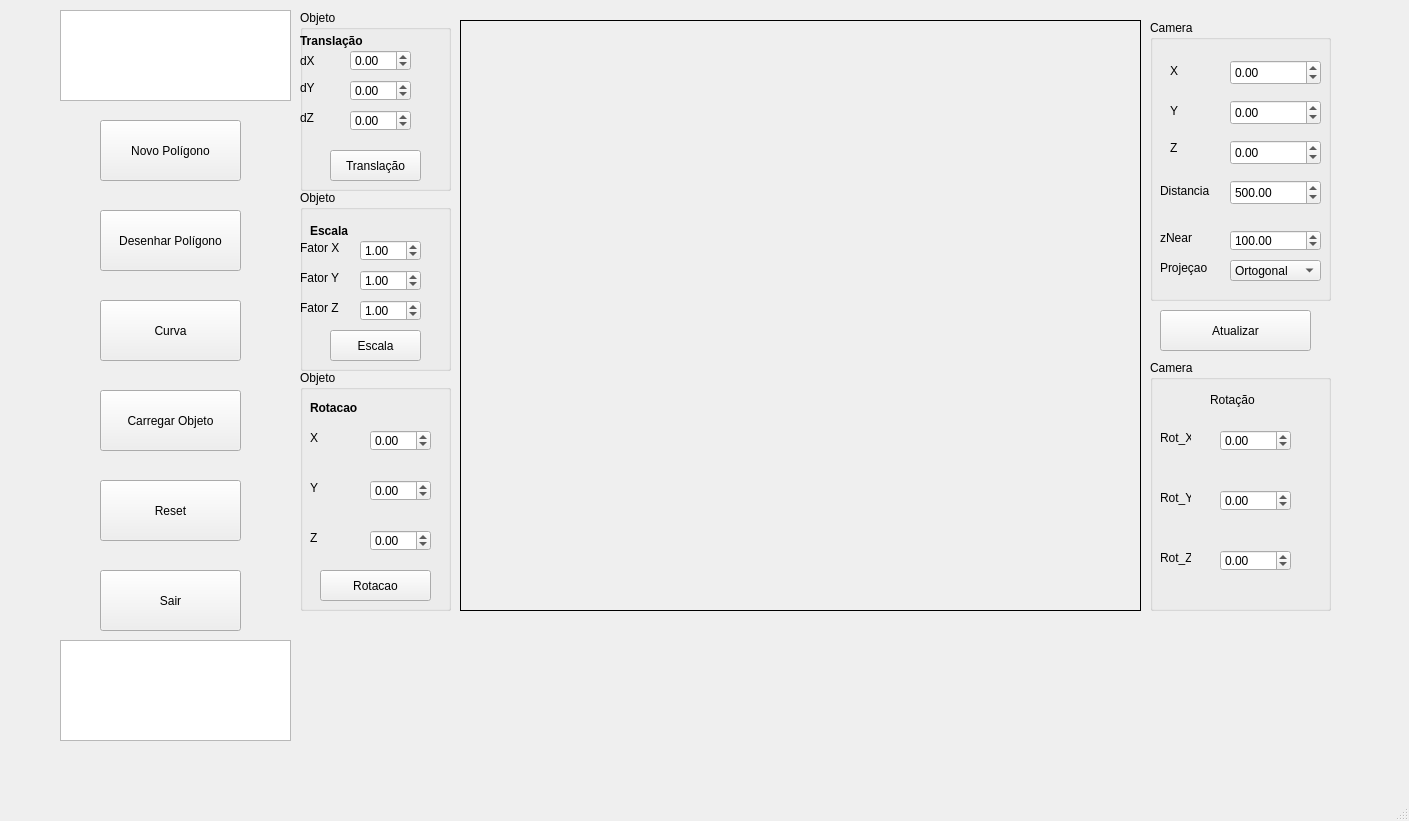
<?xml version="1.0" encoding="UTF-8"?>
<ui version="4.0">
 <class>MainWindow</class>
 <widget class="QMainWindow" name="MainWindow">
  <property name="geometry">
   <rect>
    <x>0</x>
    <y>0</y>
    <width>1409</width>
    <height>821</height>
   </rect>
  </property>
  <property name="windowTitle">
   <string>MainWindow</string>
  </property>
  <widget class="QWidget" name="centralwidget">
   <widget class="QPushButton" name="btn_desenhar">
    <property name="geometry">
     <rect>
      <x>100</x>
      <y>210</y>
      <width>141</width>
      <height>61</height>
     </rect>
    </property>
    <property name="text">
     <string>Desenhar Polígono</string>
    </property>
   </widget>
   <widget class="QPushButton" name="btn_reset">
    <property name="geometry">
     <rect>
      <x>100</x>
      <y>480</y>
      <width>141</width>
      <height>61</height>
     </rect>
    </property>
    <property name="text">
     <string>Reset</string>
    </property>
   </widget>
   <widget class="QPushButton" name="btn_novoPoligono">
    <property name="geometry">
     <rect>
      <x>100</x>
      <y>120</y>
      <width>141</width>
      <height>61</height>
     </rect>
    </property>
    <property name="text">
     <string>Novo Polígono</string>
    </property>
   </widget>
   <widget class="QListWidget" name="listWidget_opcoes">
    <property name="geometry">
     <rect>
      <x>60</x>
      <y>10</y>
      <width>231</width>
      <height>91</height>
     </rect>
    </property>
   </widget>
   <widget class="QPushButton" name="btn_sair">
    <property name="geometry">
     <rect>
      <x>100</x>
      <y>570</y>
      <width>141</width>
      <height>61</height>
     </rect>
    </property>
    <property name="text">
     <string>Sair</string>
    </property>
   </widget>
   <widget class="Tela" name="Frame">
    <property name="geometry">
     <rect>
      <x>460</x>
      <y>20</y>
      <width>681</width>
      <height>591</height>
     </rect>
    </property>
    <property name="frameShape">
     <enum>QFrame::Shape::Box</enum>
    </property>
   </widget>
   <widget class="QGroupBox" name="Translacao">
    <property name="geometry">
     <rect>
      <x>300</x>
      <y>10</y>
      <width>151</width>
      <height>181</height>
     </rect>
    </property>
    <property name="title">
     <string>Objeto</string>
    </property>
    <widget class="QLabel" name="label">
     <property name="geometry">
      <rect>
       <x>0</x>
       <y>10</y>
       <width>111</width>
       <height>41</height>
      </rect>
     </property>
     <property name="font">
      <font>
       <bold>true</bold>
       <underline>false</underline>
      </font>
     </property>
     <property name="text">
      <string>Translação </string>
     </property>
     <property name="textFormat">
      <enum>Qt::TextFormat::PlainText</enum>
     </property>
    </widget>
    <widget class="QLabel" name="label_2">
     <property name="geometry">
      <rect>
       <x>0</x>
       <y>40</y>
       <width>41</width>
       <height>21</height>
      </rect>
     </property>
     <property name="text">
      <string>dX</string>
     </property>
    </widget>
    <widget class="QLabel" name="label_3">
     <property name="geometry">
      <rect>
       <x>0</x>
       <y>70</y>
       <width>49</width>
       <height>16</height>
      </rect>
     </property>
     <property name="text">
      <string>dY</string>
     </property>
    </widget>
    <widget class="QPushButton" name="btn_aplicar_translacao">
     <property name="geometry">
      <rect>
       <x>30</x>
       <y>140</y>
       <width>91</width>
       <height>31</height>
      </rect>
     </property>
     <property name="text">
      <string>Translação</string>
     </property>
    </widget>
    <widget class="QDoubleSpinBox" name="caixa_trans_dz">
     <property name="geometry">
      <rect>
       <x>50</x>
       <y>100</y>
       <width>61</width>
       <height>21</height>
      </rect>
     </property>
     <property name="minimum">
      <double>-10000.000000000000000</double>
     </property>
     <property name="maximum">
      <double>10000.000000000000000</double>
     </property>
    </widget>
    <widget class="QLabel" name="label_14">
     <property name="geometry">
      <rect>
       <x>0</x>
       <y>100</y>
       <width>49</width>
       <height>16</height>
      </rect>
     </property>
     <property name="text">
      <string>dZ</string>
     </property>
    </widget>
    <widget class="QDoubleSpinBox" name="caixa_trans_dx">
     <property name="geometry">
      <rect>
       <x>50</x>
       <y>40</y>
       <width>61</width>
       <height>21</height>
      </rect>
     </property>
     <property name="minimum">
      <double>-10000.000000000000000</double>
     </property>
     <property name="maximum">
      <double>10000.000000000000000</double>
     </property>
     <property name="value">
      <double>0.000000000000000</double>
     </property>
    </widget>
    <widget class="QDoubleSpinBox" name="caixa_trans_dy">
     <property name="geometry">
      <rect>
       <x>50</x>
       <y>70</y>
       <width>61</width>
       <height>21</height>
      </rect>
     </property>
     <property name="minimum">
      <double>-10000.000000000000000</double>
     </property>
     <property name="maximum">
      <double>10000.000000000000000</double>
     </property>
    </widget>
   </widget>
   <widget class="QGroupBox" name="Escala">
    <property name="geometry">
     <rect>
      <x>300</x>
      <y>190</y>
      <width>151</width>
      <height>181</height>
     </rect>
    </property>
    <property name="title">
     <string>Objeto</string>
    </property>
    <widget class="QLabel" name="label_4">
     <property name="geometry">
      <rect>
       <x>10</x>
       <y>30</y>
       <width>91</width>
       <height>21</height>
      </rect>
     </property>
     <property name="font">
      <font>
       <bold>true</bold>
      </font>
     </property>
     <property name="text">
      <string>Escala</string>
     </property>
    </widget>
    <widget class="QLabel" name="label_5">
     <property name="geometry">
      <rect>
       <x>0</x>
       <y>50</y>
       <width>49</width>
       <height>16</height>
      </rect>
     </property>
     <property name="text">
      <string>Fator X</string>
     </property>
    </widget>
    <widget class="QDoubleSpinBox" name="caixaDupla_escala_sx">
     <property name="geometry">
      <rect>
       <x>60</x>
       <y>50</y>
       <width>61</width>
       <height>21</height>
      </rect>
     </property>
     <property name="maximum">
      <double>1000.000000000000000</double>
     </property>
     <property name="singleStep">
      <double>0.100000000000000</double>
     </property>
     <property name="value">
      <double>1.000000000000000</double>
     </property>
    </widget>
    <widget class="QLabel" name="label_6">
     <property name="geometry">
      <rect>
       <x>0</x>
       <y>80</y>
       <width>49</width>
       <height>16</height>
      </rect>
     </property>
     <property name="text">
      <string>Fator Y</string>
     </property>
    </widget>
    <widget class="QDoubleSpinBox" name="caixaDupla_escala_sy">
     <property name="geometry">
      <rect>
       <x>60</x>
       <y>80</y>
       <width>61</width>
       <height>21</height>
      </rect>
     </property>
     <property name="maximum">
      <double>1000.000000000000000</double>
     </property>
     <property name="singleStep">
      <double>0.100000000000000</double>
     </property>
     <property name="value">
      <double>1.000000000000000</double>
     </property>
    </widget>
    <widget class="QPushButton" name="btn_aplicar_escala">
     <property name="geometry">
      <rect>
       <x>30</x>
       <y>140</y>
       <width>91</width>
       <height>31</height>
      </rect>
     </property>
     <property name="text">
      <string>Escala</string>
     </property>
    </widget>
    <widget class="QLabel" name="label_15">
     <property name="geometry">
      <rect>
       <x>0</x>
       <y>110</y>
       <width>49</width>
       <height>16</height>
      </rect>
     </property>
     <property name="text">
      <string>Fator Z</string>
     </property>
    </widget>
    <widget class="QDoubleSpinBox" name="caixaDupla_escala_sz">
     <property name="geometry">
      <rect>
       <x>60</x>
       <y>110</y>
       <width>61</width>
       <height>21</height>
      </rect>
     </property>
     <property name="maximum">
      <double>1000.000000000000000</double>
     </property>
     <property name="value">
      <double>1.000000000000000</double>
     </property>
    </widget>
   </widget>
   <widget class="QGroupBox" name="Rotacao">
    <property name="geometry">
     <rect>
      <x>300</x>
      <y>370</y>
      <width>151</width>
      <height>241</height>
     </rect>
    </property>
    <property name="title">
     <string>Objeto</string>
    </property>
    <widget class="QLabel" name="label_7">
     <property name="geometry">
      <rect>
       <x>10</x>
       <y>30</y>
       <width>49</width>
       <height>16</height>
      </rect>
     </property>
     <property name="font">
      <font>
       <bold>true</bold>
      </font>
     </property>
     <property name="text">
      <string>Rotacao</string>
     </property>
    </widget>
    <widget class="QLabel" name="label_9">
     <property name="geometry">
      <rect>
       <x>10</x>
       <y>60</y>
       <width>21</width>
       <height>16</height>
      </rect>
     </property>
     <property name="text">
      <string>X</string>
     </property>
    </widget>
    <widget class="QPushButton" name="btn_aplicar_rotacao">
     <property name="geometry">
      <rect>
       <x>20</x>
       <y>200</y>
       <width>111</width>
       <height>31</height>
      </rect>
     </property>
     <property name="text">
      <string>Rotacao</string>
     </property>
    </widget>
    <widget class="QDoubleSpinBox" name="caixaDupla_rot_angulo_x">
     <property name="geometry">
      <rect>
       <x>70</x>
       <y>60</y>
       <width>61</width>
       <height>21</height>
      </rect>
     </property>
     <property name="minimum">
      <double>-360.000000000000000</double>
     </property>
     <property name="maximum">
      <double>360.000000000000000</double>
     </property>
    </widget>
    <widget class="QDoubleSpinBox" name="caixaDupla_rot_angulo_y">
     <property name="geometry">
      <rect>
       <x>70</x>
       <y>110</y>
       <width>61</width>
       <height>21</height>
      </rect>
     </property>
     <property name="minimum">
      <double>-360.000000000000000</double>
     </property>
     <property name="maximum">
      <double>360.000000000000000</double>
     </property>
    </widget>
    <widget class="QDoubleSpinBox" name="caixaDupla_rot_angulo_z">
     <property name="geometry">
      <rect>
       <x>70</x>
       <y>160</y>
       <width>61</width>
       <height>21</height>
      </rect>
     </property>
     <property name="minimum">
      <double>-360.000000000000000</double>
     </property>
     <property name="maximum">
      <double>360.000000000000000</double>
     </property>
    </widget>
    <widget class="QLabel" name="label_8">
     <property name="geometry">
      <rect>
       <x>10</x>
       <y>110</y>
       <width>21</width>
       <height>16</height>
      </rect>
     </property>
     <property name="text">
      <string>Y</string>
     </property>
    </widget>
    <widget class="QLabel" name="label_20">
     <property name="geometry">
      <rect>
       <x>10</x>
       <y>160</y>
       <width>21</width>
       <height>16</height>
      </rect>
     </property>
     <property name="text">
      <string>Z</string>
     </property>
    </widget>
   </widget>
   <widget class="QListWidget" name="listWidget_coordenadas">
    <property name="geometry">
     <rect>
      <x>60</x>
      <y>640</y>
      <width>231</width>
      <height>101</height>
     </rect>
    </property>
   </widget>
   <widget class="QGroupBox" name="ControledeCamera">
    <property name="geometry">
     <rect>
      <x>1150</x>
      <y>20</y>
      <width>181</width>
      <height>281</height>
     </rect>
    </property>
    <property name="title">
     <string>Camera</string>
    </property>
    <widget class="QDoubleSpinBox" name="caixa_wc_x">
     <property name="geometry">
      <rect>
       <x>80</x>
       <y>40</y>
       <width>91</width>
       <height>25</height>
      </rect>
     </property>
     <property name="minimum">
      <double>-10000.000000000000000</double>
     </property>
     <property name="maximum">
      <double>10000.000000000000000</double>
     </property>
     <property name="singleStep">
      <double>10.000000000000000</double>
     </property>
    </widget>
    <widget class="QDoubleSpinBox" name="caixa_wc_y">
     <property name="geometry">
      <rect>
       <x>80</x>
       <y>80</y>
       <width>91</width>
       <height>25</height>
      </rect>
     </property>
     <property name="minimum">
      <double>-100000.000000000000000</double>
     </property>
     <property name="maximum">
      <double>100000.000000000000000</double>
     </property>
     <property name="singleStep">
      <double>10.000000000000000</double>
     </property>
    </widget>
    <widget class="QDoubleSpinBox" name="caixa_zoom">
     <property name="geometry">
      <rect>
       <x>80</x>
       <y>160</y>
       <width>91</width>
       <height>25</height>
      </rect>
     </property>
     <property name="minimum">
      <double>1.000000000000000</double>
     </property>
     <property name="maximum">
      <double>100000.000000000000000</double>
     </property>
     <property name="singleStep">
      <double>50.000000000000000</double>
     </property>
     <property name="value">
      <double>500.000000000000000</double>
     </property>
    </widget>
    <widget class="QLabel" name="label_10">
     <property name="geometry">
      <rect>
       <x>20</x>
       <y>40</y>
       <width>31</width>
       <height>21</height>
      </rect>
     </property>
     <property name="text">
      <string>X</string>
     </property>
    </widget>
    <widget class="QLabel" name="label_11">
     <property name="geometry">
      <rect>
       <x>20</x>
       <y>80</y>
       <width>21</width>
       <height>21</height>
      </rect>
     </property>
     <property name="text">
      <string>Y</string>
     </property>
    </widget>
    <widget class="QLabel" name="label_12">
     <property name="geometry">
      <rect>
       <x>10</x>
       <y>160</y>
       <width>51</width>
       <height>21</height>
      </rect>
     </property>
     <property name="text">
      <string>Distancia</string>
     </property>
    </widget>
    <widget class="QLabel" name="label_16">
     <property name="geometry">
      <rect>
       <x>20</x>
       <y>120</y>
       <width>21</width>
       <height>16</height>
      </rect>
     </property>
     <property name="text">
      <string>Z</string>
     </property>
    </widget>
    <widget class="QDoubleSpinBox" name="caixa_wc_z">
     <property name="geometry">
      <rect>
       <x>80</x>
       <y>120</y>
       <width>91</width>
       <height>25</height>
      </rect>
     </property>
     <property name="minimum">
      <double>-100000.000000000000000</double>
     </property>
     <property name="maximum">
      <double>100000.000000000000000</double>
     </property>
    </widget>
    <widget class="QLabel" name="label_21">
     <property name="geometry">
      <rect>
       <x>10</x>
       <y>240</y>
       <width>49</width>
       <height>16</height>
      </rect>
     </property>
     <property name="text">
      <string>Projeçao</string>
     </property>
    </widget>
    <widget class="QComboBox" name="combo_projecao">
     <property name="geometry">
      <rect>
       <x>80</x>
       <y>240</y>
       <width>91</width>
       <height>21</height>
      </rect>
     </property>
     <item>
      <property name="text">
       <string>Ortogonal</string>
      </property>
     </item>
     <item>
      <property name="text">
       <string>Perspectiva</string>
      </property>
     </item>
    </widget>
    <widget class="QDoubleSpinBox" name="caixa_zNear">
     <property name="geometry">
      <rect>
       <x>80</x>
       <y>210</y>
       <width>91</width>
       <height>21</height>
      </rect>
     </property>
     <property name="minimum">
      <double>1.000000000000000</double>
     </property>
     <property name="maximum">
      <double>100000.000000000000000</double>
     </property>
     <property name="value">
      <double>100.000000000000000</double>
     </property>
    </widget>
    <widget class="QLabel" name="label_22">
     <property name="geometry">
      <rect>
       <x>10</x>
       <y>210</y>
       <width>49</width>
       <height>16</height>
      </rect>
     </property>
     <property name="text">
      <string>zNear</string>
     </property>
    </widget>
   </widget>
   <widget class="QPushButton" name="btn_novaCurva">
    <property name="geometry">
     <rect>
      <x>100</x>
      <y>300</y>
      <width>141</width>
      <height>61</height>
     </rect>
    </property>
    <property name="text">
     <string>Curva</string>
    </property>
   </widget>
   <widget class="QGroupBox" name="ControledeCamera_2">
    <property name="geometry">
     <rect>
      <x>1150</x>
      <y>360</y>
      <width>181</width>
      <height>251</height>
     </rect>
    </property>
    <property name="title">
     <string>Camera </string>
    </property>
    <widget class="QLabel" name="label_13">
     <property name="geometry">
      <rect>
       <x>60</x>
       <y>30</y>
       <width>51</width>
       <height>20</height>
      </rect>
     </property>
     <property name="text">
      <string>Rotação</string>
     </property>
    </widget>
    <widget class="QLabel" name="label_17">
     <property name="geometry">
      <rect>
       <x>10</x>
       <y>70</y>
       <width>31</width>
       <height>16</height>
      </rect>
     </property>
     <property name="text">
      <string>Rot_X</string>
     </property>
    </widget>
    <widget class="QLabel" name="label_18">
     <property name="geometry">
      <rect>
       <x>10</x>
       <y>130</y>
       <width>31</width>
       <height>16</height>
      </rect>
     </property>
     <property name="text">
      <string>Rot_Y</string>
     </property>
    </widget>
    <widget class="QLabel" name="label_19">
     <property name="geometry">
      <rect>
       <x>10</x>
       <y>190</y>
       <width>31</width>
       <height>16</height>
      </rect>
     </property>
     <property name="text">
      <string>Rot_Z</string>
     </property>
    </widget>
    <widget class="QDoubleSpinBox" name="caixa_rot_cam_x">
     <property name="geometry">
      <rect>
       <x>70</x>
       <y>70</y>
       <width>71</width>
       <height>21</height>
      </rect>
     </property>
     <property name="minimum">
      <double>-360.000000000000000</double>
     </property>
     <property name="maximum">
      <double>360.000000000000000</double>
     </property>
    </widget>
    <widget class="QDoubleSpinBox" name="caixa_rot_cam_y">
     <property name="geometry">
      <rect>
       <x>70</x>
       <y>130</y>
       <width>71</width>
       <height>21</height>
      </rect>
     </property>
     <property name="minimum">
      <double>-360.000000000000000</double>
     </property>
     <property name="maximum">
      <double>360.000000000000000</double>
     </property>
    </widget>
    <widget class="QDoubleSpinBox" name="caixa_rot_cam_z">
     <property name="geometry">
      <rect>
       <x>70</x>
       <y>190</y>
       <width>71</width>
       <height>21</height>
      </rect>
     </property>
     <property name="minimum">
      <double>-360.000000000000000</double>
     </property>
     <property name="maximum">
      <double>360.000000000000000</double>
     </property>
    </widget>
   </widget>
   <widget class="QPushButton" name="btn_atualizar_visualizacao">
    <property name="geometry">
     <rect>
      <x>1160</x>
      <y>310</y>
      <width>151</width>
      <height>41</height>
     </rect>
    </property>
    <property name="text">
     <string>Atualizar</string>
    </property>
   </widget>
   <widget class="QPushButton" name="btn_carregarObj">
    <property name="geometry">
     <rect>
      <x>100</x>
      <y>390</y>
      <width>141</width>
      <height>61</height>
     </rect>
    </property>
    <property name="text">
     <string>Carregar Objeto</string>
    </property>
   </widget>
  </widget>
  <widget class="QMenuBar" name="menubar">
   <property name="geometry">
    <rect>
     <x>0</x>
     <y>0</y>
     <width>1409</width>
     <height>21</height>
    </rect>
   </property>
  </widget>
  <widget class="QStatusBar" name="statusbar"/>
 </widget>
 <customwidgets>
  <customwidget>
   <class>Tela</class>
   <extends>QFrame</extends>
   <header location="global">tela.h</header>
   <container>1</container>
  </customwidget>
 </customwidgets>
 <resources/>
 <connections>
  <connection>
   <sender>btn_sair</sender>
   <signal>clicked()</signal>
   <receiver>MainWindow</receiver>
   <slot>close()</slot>
   <hints>
    <hint type="sourcelabel">
     <x>177</x>
     <y>367</y>
    </hint>
    <hint type="destinationlabel">
     <x>175</x>
     <y>444</y>
    </hint>
   </hints>
  </connection>
 </connections>
</ui>
